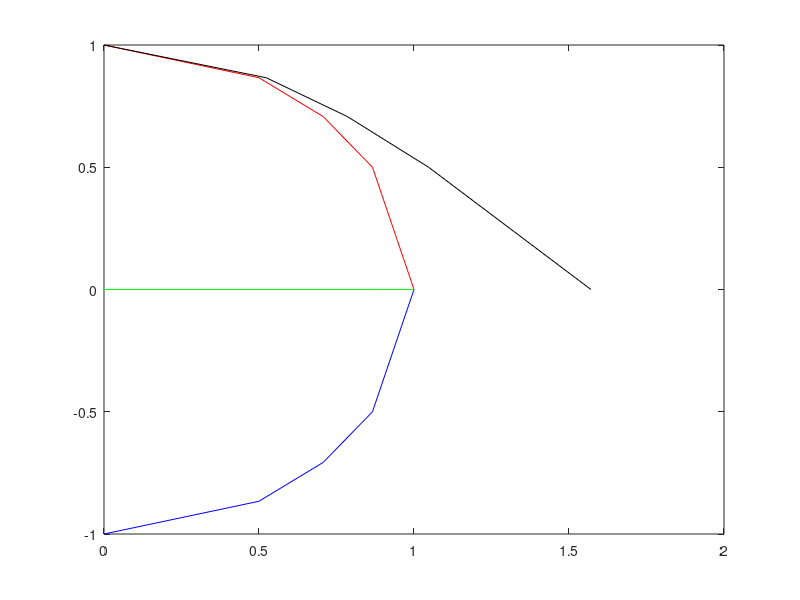

The MATLAB script that drew this image:
function trei
    
    %t = 0 : 0.01 : pi/2;
    t = [0, pi/6, pi/4, pi/3, pi/2];
    
    s1 = exp(i * t);
    s2 = exp(-i * t);
    
    figure(1);
    plot(s1, 'r'); hold on;
    plot(s2, 'b'); 
    
    ss = (s1 + s2) / 2;
    
    %figure(2);
    plot(real(ss), imag(ss), 'g');
    plot(t, real(ss), 'color', 'black');
    
endfunction
